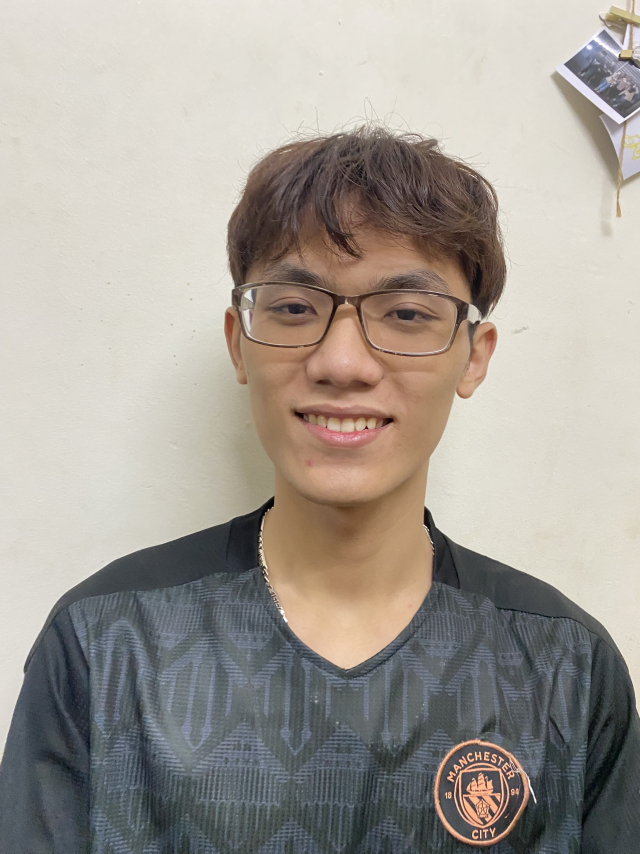
#> input picture Task #0102 - Basic digital processing operations/cv.jpg, 1920 x 2560 px (shown at 1/3 size)
$ python digital_image_processing.py
#> lines starting #> are read from the running program, lines starting #| are printed output that depends on the picture
# Intensity Adjustment
import cv2 as cv
import numpy as np
import matplotlib.pyplot as plt

class Image:
    def __init__(self, image_path):
#> called with image_path = 'cv.jpg'
        self.image_path = image_path
        self.image = cv.imread(image_path)
#> self.image is the input picture: shape (2560, 1920, 3); mean B, G, R 149.5, 157.2, 163.4

    # [36 lines left out: functions resize, display, intensity, threshold, not called in this run]

    # threshold()

    # Histogram Equalization

    def histogram_equalization(self):
        img = cv.imread(self.image_path, cv.IMREAD_GRAYSCALE)
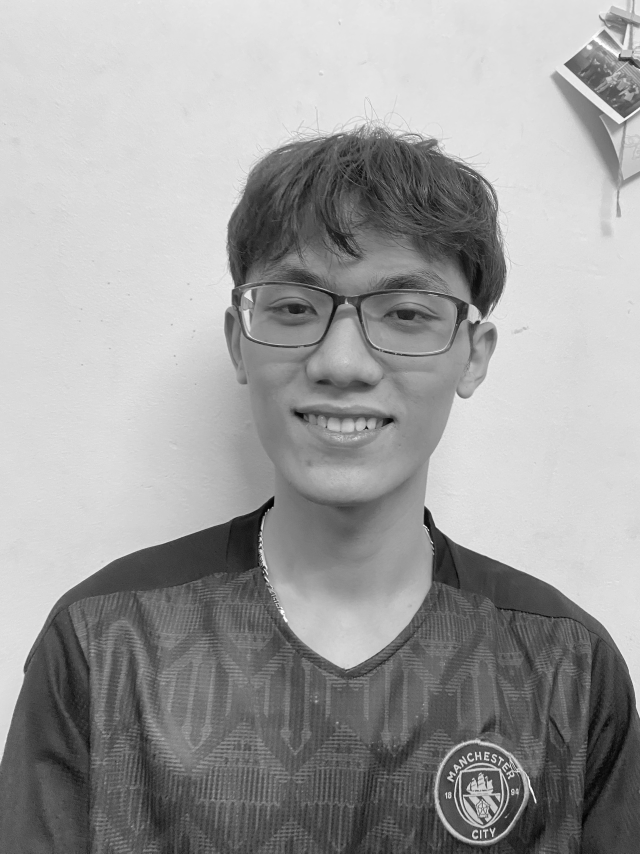
#> img: shape (2560, 1920) (shown at 1/3 size); min 0, max 255, mean 158.1
        img = cv.resize(img, None, fx=0.2, fy=0.2, interpolation=cv.INTER_CUBIC)
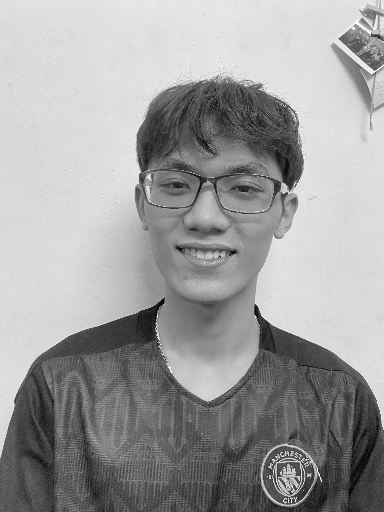
#> img: shape (512, 384); min 0, max 255, mean 158.1
        equ = cv.equalizeHist(img)
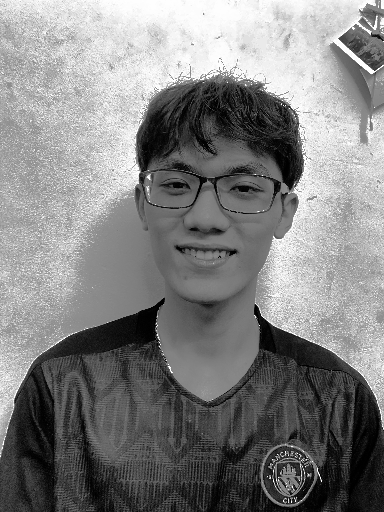
#> equ: shape (512, 384); min 0, max 255, mean 129.5
        hist, bins = np.histogram(equ.flatten(), 256, [0, 256])
#> hist = 256 values, max 7785 at index 225, min 0 at index 18, mean 768; bins = 257 values from 0 to 256
        cdf = hist.cumsum()
#> cdf = 256 values from 369 to 196608
        cdf_normalize = cdf * float(hist.max() / cdf.max())
#> cdf_normalize = 256 values from 14.61 to 7785
#> `# cv.destroyAllWindows()`:
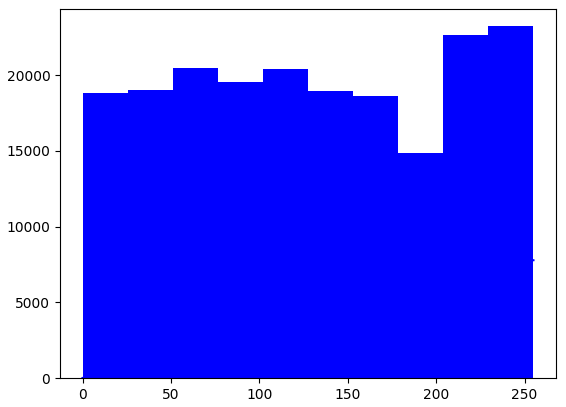
#> figure drawn by matplotlib, 1 panel; tallest bar 23229 high, from x = 229.5 to 255; curve peaks at x = 255, y = 7785
        plt.plot(cdf_normalize, color='b')
        plt.hist(equ.flatten(), color='b')

        cv.imshow('Original Image', img)
        cv.imshow('Equalized Image', equ)
        cv.waitKey(0)
        cv.destroyAllWindows()

    # [27 lines left out: functions sobel, laplacian, average, gaussian, median, not called in this run]

img = Image('cv.jpg')
img.histogram_equalization()

# [11 lines of commented-out code are left out]
